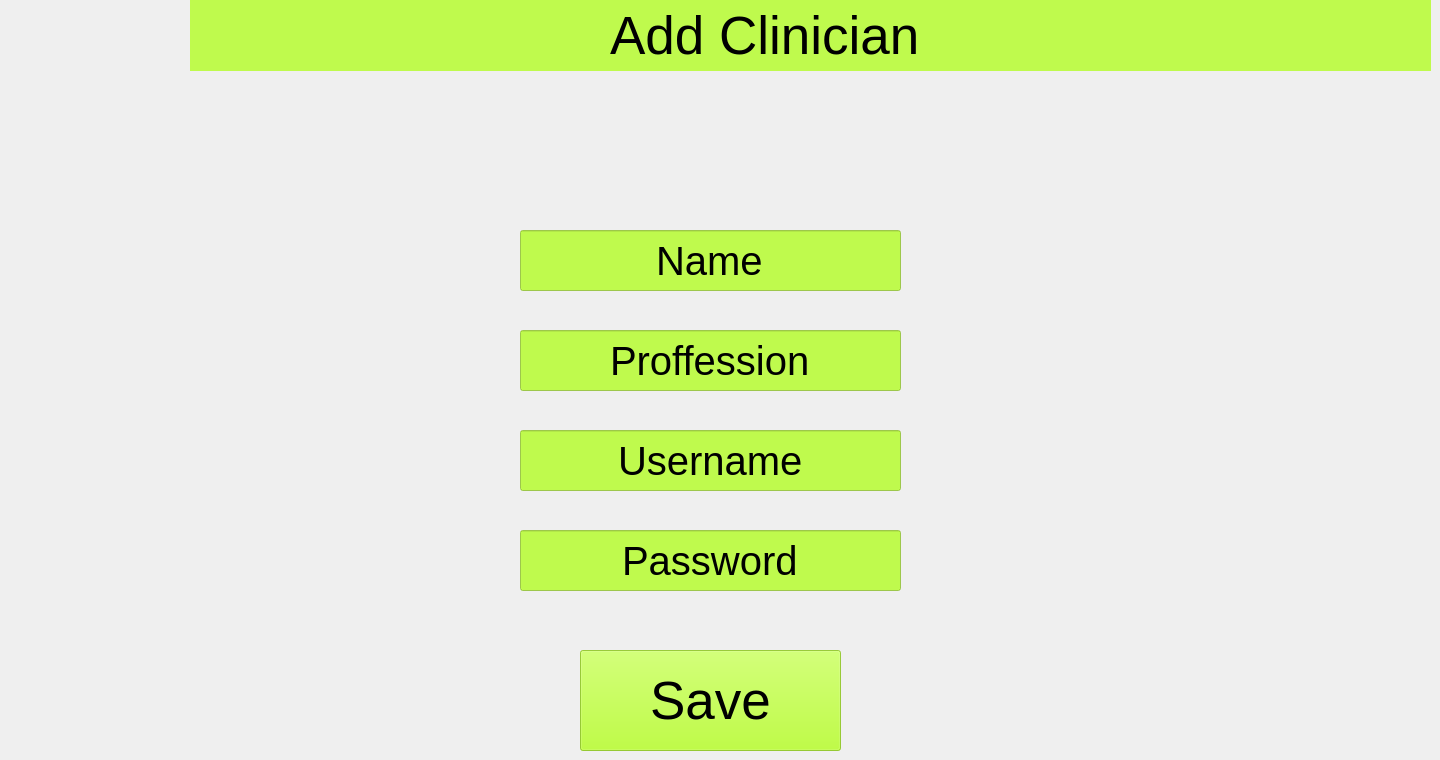
        <widget class="QWidget" name="page_82">
         <widget class="QLabel" name="label_221">
          <property name="geometry">
           <rect>
            <x>190</x>
            <y>0</y>
            <width>1241</width>
            <height>71</height>
           </rect>
          </property>
          <property name="styleSheet">
           <string notr="true">background-color: rgba(172, 255, 10, 180);</string>
          </property>
          <property name="text">
           <string/>
          </property>
         </widget>
         <widget class="QLabel" name="label_222">
          <property name="geometry">
           <rect>
            <x>0</x>
            <y>0</y>
            <width>211</width>
            <height>171</height>
           </rect>
          </property>
          <property name="text">
           <string/>
          </property>
          <property name="pixmap">
           <pixmap>../../../../../RTR logo 2.png</pixmap>
          </property>
         </widget>
         <widget class="QLabel" name="label_223">
          <property name="geometry">
           <rect>
            <x>610</x>
            <y>-20</y>
            <width>461</width>
            <height>111</height>
           </rect>
          </property>
          <property name="font">
           <font>
            <pointsize>40</pointsize>
           </font>
          </property>
          <property name="text">
           <string>Add Clinician</string>
          </property>
         </widget>
         <widget class="QLineEdit" name="lineEdit_117">
          <property name="geometry">
           <rect>
            <x>520</x>
            <y>230</y>
            <width>381</width>
            <height>61</height>
           </rect>
          </property>
          <property name="font">
           <font>
            <pointsize>30</pointsize>
           </font>
          </property>
          <property name="styleSheet">
           <string notr="true">background-color: rgba(172, 255, 10, 180);</string>
          </property>
          <property name="text">
           <string>Name</string>
          </property>
          <property name="alignment">
           <set>Qt::AlignCenter</set>
          </property>
         </widget>
         <widget class="QLineEdit" name="lineEdit_118">
          <property name="geometry">
           <rect>
            <x>520</x>
            <y>330</y>
            <width>381</width>
            <height>61</height>
           </rect>
          </property>
          <property name="font">
           <font>
            <pointsize>30</pointsize>
           </font>
          </property>
          <property name="styleSheet">
           <string notr="true">background-color: rgba(172, 255, 10, 180);</string>
          </property>
          <property name="text">
           <string>Proffession</string>
          </property>
          <property name="alignment">
           <set>Qt::AlignCenter</set>
          </property>
         </widget>
         <widget class="QLineEdit" name="lineEdit_119">
          <property name="geometry">
           <rect>
            <x>520</x>
            <y>430</y>
            <width>381</width>
            <height>61</height>
           </rect>
          </property>
          <property name="font">
           <font>
            <pointsize>30</pointsize>
           </font>
          </property>
          <property name="styleSheet">
           <string notr="true">background-color: rgba(172, 255, 10, 180);</string>
          </property>
          <property name="text">
           <string>Username</string>
          </property>
          <property name="alignment">
           <set>Qt::AlignCenter</set>
          </property>
         </widget>
         <widget class="QLineEdit" name="lineEdit_120">
          <property name="geometry">
           <rect>
            <x>520</x>
            <y>530</y>
            <width>381</width>
            <height>61</height>
           </rect>
          </property>
          <property name="font">
           <font>
            <pointsize>30</pointsize>
           </font>
          </property>
          <property name="styleSheet">
           <string notr="true">background-color: rgba(172, 255, 10, 180);</string>
          </property>
          <property name="text">
           <string>Password</string>
          </property>
          <property name="alignment">
           <set>Qt::AlignCenter</set>
          </property>
         </widget>
         <widget class="QPushButton" name="pushButton_105">
          <property name="geometry">
           <rect>
            <x>580</x>
            <y>650</y>
            <width>261</width>
            <height>101</height>
           </rect>
          </property>
          <property name="font">
           <font>
            <pointsize>40</pointsize>
           </font>
          </property>
          <property name="styleSheet">
           <string notr="true">background-color: rgba(172, 255, 10, 180);</string>
          </property>
          <property name="text">
           <string>Save</string>
          </property>
         </widget>
        </widget>
